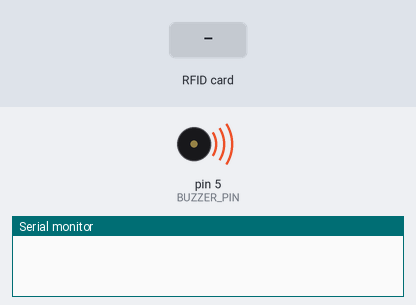
Recording of a sketch running on a simulated Arduino Mega 2560, built with avr-gcc and run on an emulated ATmega2560. Shown: buzzer (waves = sounding, pin HIGH), the last lines printed to the serial monitor. The test bench sets the inputs (shaded band).

Above: at 1.2 s.
1.3 s: RFID card 5E 7A 19 C4 held to the reader
At 1.4 s:
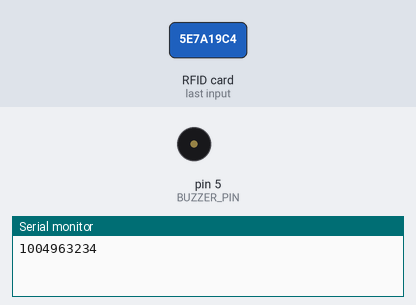
Timing chart, 0 to 4.3 s (numbered marks = the images above; inputs shaded):
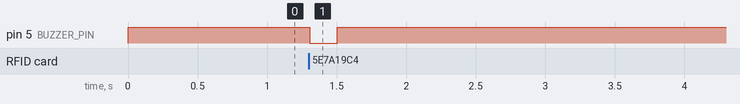

The sketch:

iso14443a-reader.ino
```cpp
#include <PN532_HSU.h>
#include <PN532.h>

PN532_HSU pn532hsu(Serial1);
PN532 nfc(pn532hsu);

#define BUZZER_PIN 5

void setup(void) {
  pinMode(BUZZER_PIN, OUTPUT);
  digitalWrite(BUZZER_PIN, HIGH);
  Serial.begin(115200);
  nfc.begin();
  uint32_t ver = nfc.getFirmwareVersion();
  if (! ver) {
    while (1);
  }
  nfc.setPassiveActivationRetries(0xFF);
  nfc.SAMConfig();
}

void buzzer(void) {
  digitalWrite(BUZZER_PIN, LOW);
  delay(200);
  digitalWrite(BUZZER_PIN, HIGH);
}

void loop(void) {
  boolean success;
  uint8_t uid[] = { 0, 0, 0, 0, 0, 0, 0 };
  uint8_t len;
  success = nfc.readPassiveTargetID(PN532_MIFARE_ISO14443A, &uid[0], &len);
  if (success) {
    long result = 0;
    if (len == 4) {
      for (int i = len - 1; i >= 0; i--) {
        result = (result << 8) + uid[i];
      }
    }
    if (result < 0) {
      result = result * -1;
    }
    Serial.println(result);
    buzzer();
    delay(800);
  }
}
```

Measured:
- after the input at 1.3 s, pin 5 (BUZZER_PIN): HIGH → LOW at once, → HIGH 0.20 s later
